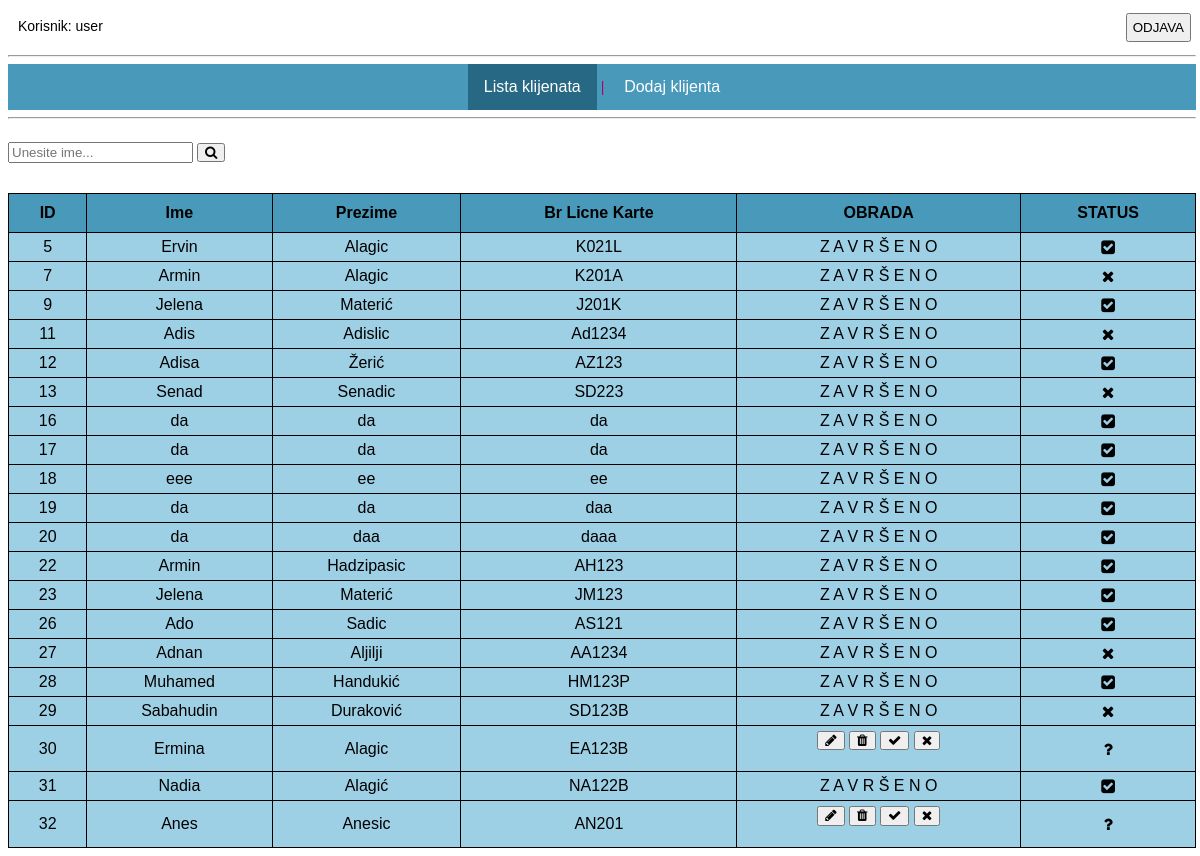
The page /lista.php on the database its author committed.
### tables this page shows
CREATE TABLE "users" (
	`id`	INTEGER PRIMARY KEY AUTOINCREMENT,
	`user`	TEXT,
	`pass`	TEXT
);

CREATE TABLE "klijenti" (
	`id`	INTEGER PRIMARY KEY AUTOINCREMENT,
	`ime`	TEXT,
	`prezime`	TEXT,
	`br_licne_karte`	TEXT,
	`verifikacija`	TEXT
);

### lista.php (the view, shortened to what this page needs)
<?php
$db = new MyDB();
$sql = "SELECT * from users";
$result = $db->query($sql);
$sql2 = "SELECT * from klijenti";
$result2 = $db->query($sql2);
?>
<link rel="stylesheet" href="font-awesome-4.7.0\css\font-awesome.min.css">
<div class="odjava">
<?php
if($row = $result->fetchArray(SQLITE3_ASSOC)){
echo "<font>Korisnik: ".$row["user"]."</font>";
}
?>
<form action="lista.php" method="POST">
 	<button type="submit" name="odjava">ODJAVA</button>
</form>
</div>
<hr>
<div class="navbar">
<ul>
<li class="active"><a href="lista.php">Lista klijenata</a></li>
<li style="color:#b30077">|</li>
<li><a href="dodaj.php">Dodaj klijenta</a></li>
</ul>
</div>
<hr>
<form action="lista.php" method="POST">
  <input type="text" placeholder="Unesite ime..." name="ime">
  <button type="submit" name="search"><i class="fa fa-search"></i></button>
</form>
<table>
  <tr>
    <th>ID</th>
    <th>Ime</th>
    <th>Prezime</th>
    <th>Br Licne Karte</th>
    <th>OBRADA</th>
    <th>STATUS</th>
  </tr>
<?php
while($row2 = $result2->fetchArray(SQLITE3_ASSOC)){ ?>
  <tr>
    <td> <?php echo $row2["id"] ?> </td>
    <td> <?php echo $row2["ime"] ?> </td>
    <td> <?php echo $row2["prezime"] ?> </td>
    <td> <?php echo $row2["br_licne_karte"] ?> </td>
    <td>
<?php if($row2["verifikacija"]==""){ ?>
	<form action="lista.php" method="POST">
 		<button type="submit" value="<?php echo $row2["id"] ?>" name="uredi" id="uredi"><i class="fa fa-pencil" title="UREDI"></i></button>
 		<button type="submit" value="<?php echo $row2["id"] ?>" name="izbrisi" id="izbrisi"><i class="fa fa-trash" title="IZBRIŠI"></i></button>
 		<button type="submit" value="<?php echo $row2["id"] ?>" name="verifikuj" id="verifikuj"><i class="fa fa-check" title="VERIFIKUJ"></i></button>
 		<button type="submit" value="<?php echo $row2["id"] ?>" name="odbij" id="odbij"><i class="fa fa-times" title="ODBIJ"></i></button>
	</form>
<?php }
	else { ?>
	<font>Z A V R Š E N O</font>
<?php } ?>
</td>
<td>
<?php if($row2["verifikacija"]=="NE") { ?>
 	<i class="fa fa-times" title="ODBIJENO"></i>
<?php }
else if($row2["verifikacija"]=="DA") { ?>
	<a href="word.php?id=<?php echo $row2["id"] ?>" class="word"><i class="fa fa-check-square" title="VERIFIKOVANO"></i></a>
<?php }
else { ?>
	<i class="fa fa-question" title="NEOBRAÐENO"></i>
<?php } ?>
    </td>
  </tr>
<?php } ?>
</table>

### style.css (style rules this page uses)
.odjava { padding: 5px; }
.odjava form button { padding: 5px; float: right; }
.odjava font { padding: 5px; float: left; }
.navbar { text-align: center; }
.navbar ul { list-style-type: none; margin: 0; padding: 0; overflow: hidden; background-color: #4899ba; }
.navbar li { display: inline-block; }
.navbar li a { display: inline-block; color: white; text-align: center; padding: 14px 16px; text-decoration: none; font-size:16px; }
.navbar .active { background-color: #276984; }
table { border-collapse: collapse; width: 100%; }
table, td { border: 1px solid black; text-align: center; vertical-align: middle; padding: 5px; background-color: #9ed0e5; }
th { border: 1px solid black; text-align: center; padding: 10px; background-color: #4899ba; }
.word { text-decoration: none; color: inherit; }

### rows shown on the page
users: user "user"
klijenti: id "5", ime "Ervin", prezime "Alagic", br_licne_karte "K021L", verifikacija "Z A V R Š E N O"
klijenti: id "7", ime "Armin", prezime "Alagic", br_licne_karte "K201A", verifikacija "Z A V R Š E N O"
klijenti: id "9", ime "Jelena", prezime "Materić", br_licne_karte "J201K", verifikacija "Z A V R Š E N O"
klijenti: id "11", ime "Adis", prezime "Adislic", br_licne_karte "Ad1234", verifikacija "Z A V R Š E N O"
klijenti: id "12", ime "Adisa", prezime "Žerić", br_licne_karte "AZ123", verifikacija "Z A V R Š E N O"
klijenti: id "13", ime "Senad", prezime "Senadic", br_licne_karte "SD223", verifikacija "Z A V R Š E N O"
klijenti: id "16", ime "da", prezime "da", br_licne_karte "da", verifikacija "Z A V R Š E N O"
klijenti: id "17", ime "da", prezime "da", br_licne_karte "da", verifikacija "Z A V R Š E N O"
klijenti: id "18", ime "eee", prezime "ee", br_licne_karte "ee", verifikacija "Z A V R Š E N O"
klijenti: id "19", ime "da", prezime "da", br_licne_karte "daa", verifikacija "Z A V R Š E N O"
klijenti: id "20", ime "da", prezime "daa", br_licne_karte "daaa", verifikacija "Z A V R Š E N O"
klijenti: id "22", ime "Armin", prezime "Hadzipasic", br_licne_karte "AH123", verifikacija "Z A V R Š E N O"
klijenti: id "23", ime "Jelena", prezime "Materić", br_licne_karte "JM123", verifikacija "Z A V R Š E N O"
klijenti: id "26", ime "Ado", prezime "Sadic", br_licne_karte "AS121", verifikacija "Z A V R Š E N O"
klijenti: id "27", ime "Adnan", prezime "Aljilji", br_licne_karte "AA1234", verifikacija "Z A V R Š E N O"
klijenti: id "28", ime "Muhamed", prezime "Handukić", br_licne_karte "HM123P", verifikacija "Z A V R Š E N O"
klijenti: id "29", ime "Sabahudin", prezime "Duraković", br_licne_karte "SD123B", verifikacija "Z A V R Š E N O"
klijenti: id "30", ime "Ermina", prezime "Alagic", br_licne_karte "EA123B"
klijenti: id "31", ime "Nadia", prezime "Alagić", br_licne_karte "NA122B", verifikacija "Z A V R Š E N O"
klijenti: id "32", ime "Anes", prezime "Anesic", br_licne_karte "AN201"
